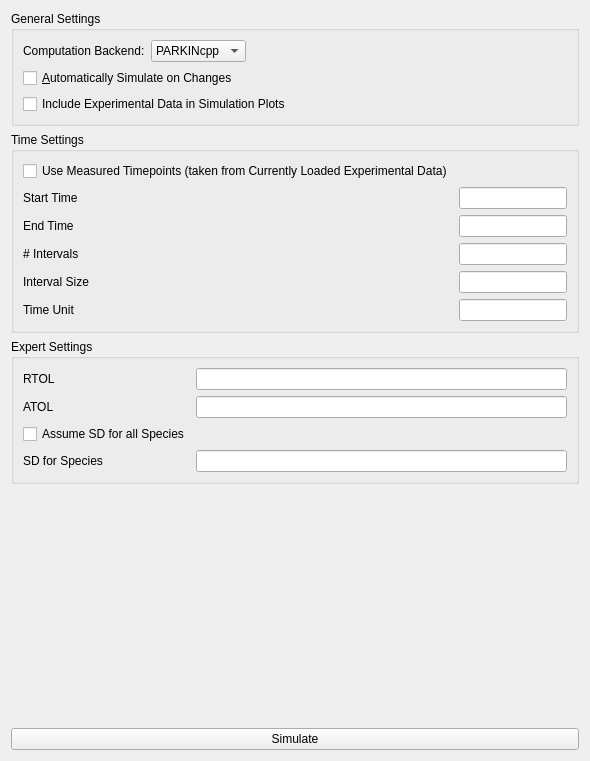
          <widget class="QWidget" name="tabSettings">
           <attribute name="title">
            <string>&amp;Settings</string>
           </attribute>
           <layout class="QVBoxLayout" name="verticalLayout_12">
            <item>
             <layout class="QVBoxLayout" name="verticalLayout_4">
              <item>
               <widget class="QGroupBox" name="groupBox">
                <property name="title">
                 <string>General Settings</string>
                </property>
                <layout class="QVBoxLayout" name="verticalLayout_7">
                 <item>
                  <layout class="QHBoxLayout" name="horizontalLayout_2">
                   <item>
                    <widget class="QLabel" name="labelComputationBackend">
                     <property name="toolTip">
                      <string>Select the computation backend BioParkin uses for simulations, sensitivity calculations, etc. (FORTRAN code generation is available here for compatibility and debugging reasons.)</string>
                     </property>
                     <property name="statusTip">
                      <string>Select the computation backend BioParkin uses for simulations, sensitivity calculations, etc. (FORTRAN code generation is available here for compatibility and debugging reasons.)</string>
                     </property>
                     <property name="text">
                      <string>Computation Backend:</string>
                     </property>
                    </widget>
                   </item>
                   <item>
                    <widget class="QComboBox" name="comboBoxBackendSelect">
                     <item>
                      <property name="text">
                       <string>PARKINcpp</string>
                      </property>
                     </item>
                    </widget>
                   </item>
                   <item>
                    <spacer name="horizontalSpacer_2">
                     <property name="orientation">
                      <enum>Qt::Horizontal</enum>
                     </property>
                     <property name="sizeHint" stdset="0">
                      <size>
                       <width>40</width>
                       <height>20</height>
                      </size>
                     </property>
                    </spacer>
                   </item>
                  </layout>
                 </item>
                 <item>
                  <widget class="QCheckBox" name="autoRefreshCheckBox">
                   <property name="text">
                    <string>&amp;Automatically Simulate on Changes</string>
                   </property>
                  </widget>
                 </item>
                 <item>
                  <widget class="QCheckBox" name="checkBoxPlotExpData">
                   <property name="text">
                    <string>Include Experimental Data in Simulation Plots</string>
                   </property>
                  </widget>
                 </item>
                </layout>
               </widget>
              </item>
              <item>
               <widget class="QGroupBox" name="groupBoxTimes">
                <property name="title">
                 <string>Time Settings</string>
                </property>
                <layout class="QGridLayout" name="gridLayout">
                 <item row="1" column="0">
                  <widget class="QLabel" name="labelStartTime">
                   <property name="text">
                    <string>Start Time</string>
                   </property>
                  </widget>
                 </item>
                 <item row="1" column="1">
                  <widget class="QLineEdit" name="lineEditStartTime">
                   <property name="text">
                    <string/>
                   </property>
                  </widget>
                 </item>
                 <item row="2" column="0">
                  <widget class="QLabel" name="labelEndTime">
                   <property name="text">
                    <string>End Time</string>
                   </property>
                  </widget>
                 </item>
                 <item row="2" column="1">
                  <widget class="QLineEdit" name="lineEditEndTime">
                   <property name="text">
                    <string/>
                   </property>
                  </widget>
                 </item>
                 <item row="5" column="0">
                  <widget class="QLabel" name="labelTimeUnit">
                   <property name="text">
                    <string>Time Unit</string>
                   </property>
                  </widget>
                 </item>
                 <item row="5" column="1">
                  <widget class="QLineEdit" name="lineEditTimeUnit">
                   <property name="text">
                    <string/>
                   </property>
                  </widget>
                 </item>
                 <item row="3" column="0">
                  <widget class="QLabel" name="labelNumIntervals">
                   <property name="text">
                    <string># Intervals</string>
                   </property>
                  </widget>
                 </item>
                 <item row="3" column="1">
                  <widget class="QLineEdit" name="lineEditNumIntervals">
                   <property name="text">
                    <string/>
                   </property>
                  </widget>
                 </item>
                 <item row="0" column="0">
                  <widget class="QCheckBox" name="checkBoxUseMeasuredTimepoints">
                   <property name="text">
                    <string>Use Measured Timepoints (taken from Currently Loaded Experimental Data)</string>
                   </property>
                  </widget>
                 </item>
                 <item row="4" column="0">
                  <widget class="QLabel" name="labelIntervalSize">
                   <property name="text">
                    <string>Interval Size</string>
                   </property>
                  </widget>
                 </item>
                 <item row="4" column="1">
                  <widget class="QLineEdit" name="lineEditIntervalSize"/>
                 </item>
                </layout>
               </widget>
              </item>
              <item>
               <widget class="QGroupBox" name="groupBoxTolerances">
                <property name="sizePolicy">
                 <sizepolicy hsizetype="Preferred" vsizetype="Minimum">
                  <horstretch>0</horstretch>
                  <verstretch>0</verstretch>
                 </sizepolicy>
                </property>
                <property name="title">
                 <string>Expert Settings</string>
                </property>
                <property name="flat">
                 <bool>false</bool>
                </property>
                <property name="checkable">
                 <bool>false</bool>
                </property>
                <layout class="QGridLayout" name="gridLayout_2">
                 <item row="0" column="0">
                  <widget class="QLabel" name="labelRTOL">
                   <property name="sizePolicy">
                    <sizepolicy hsizetype="Preferred" vsizetype="Minimum">
                     <horstretch>0</horstretch>
                     <verstretch>0</verstretch>
                    </sizepolicy>
                   </property>
                   <property name="text">
                    <string>RTOL</string>
                   </property>
                  </widget>
                 </item>
                 <item row="0" column="1">
                  <widget class="QLineEdit" name="lineEditRTOL">
                   <property name="text">
                    <string/>
                   </property>
                  </widget>
                 </item>
                 <item row="1" column="0">
                  <widget class="QLabel" name="labelATOL">
                   <property name="sizePolicy">
                    <sizepolicy hsizetype="Preferred" vsizetype="Minimum">
                     <horstretch>0</horstretch>
                     <verstretch>0</verstretch>
                    </sizepolicy>
                   </property>
                   <property name="text">
                    <string>ATOL</string>
                   </property>
                  </widget>
                 </item>
                 <item row="1" column="1">
                  <widget class="QLineEdit" name="lineEditATOL">
                   <property name="text">
                    <string/>
                   </property>
                  </widget>
                 </item>
                 <item row="3" column="1">
                  <widget class="QLineEdit" name="lineEditSDSpecies">
                   <property name="text">
                    <string/>
                   </property>
                  </widget>
                 </item>
                 <item row="3" column="0">
                  <widget class="QLabel" name="labelSDSpecies">
                   <property name="toolTip">
                    <string>Standard Deviation assumed for Species where no SD is available in the loaded data.</string>
                   </property>
                   <property name="statusTip">
                    <string>Standard Deviation assumed for Species where no SD is available in the loaded data.</string>
                   </property>
                   <property name="text">
                    <string>SD for Species</string>
                   </property>
                  </widget>
                 </item>
                 <item row="2" column="0">
                  <widget class="QCheckBox" name="checkBoxAssumeSD">
                   <property name="toolTip">
                    <string>Assume Standard Deviation for all Parameters (otherwise only Species without loaded SD will use the given value)</string>
                   </property>
                   <property name="statusTip">
                    <string>Assume Standard Deviation for all Parameters (otherwise only Species without loaded SD will use the given value)</string>
                   </property>
                   <property name="text">
                    <string>Assume SD for all Species</string>
                   </property>
                  </widget>
                 </item>
                </layout>
               </widget>
              </item>
              <item>
               <spacer name="verticalSpacer_2">
                <property name="orientation">
                 <enum>Qt::Vertical</enum>
                </property>
                <property name="sizeHint" stdset="0">
                 <size>
                  <width>20</width>
                  <height>238</height>
                 </size>
                </property>
               </spacer>
              </item>
              <item>
               <widget class="QPushButton" name="simulateButtonSettings">
                <property name="text">
                 <string>Simulate</string>
                </property>
               </widget>
              </item>
             </layout>
            </item>
           </layout>
          </widget>
